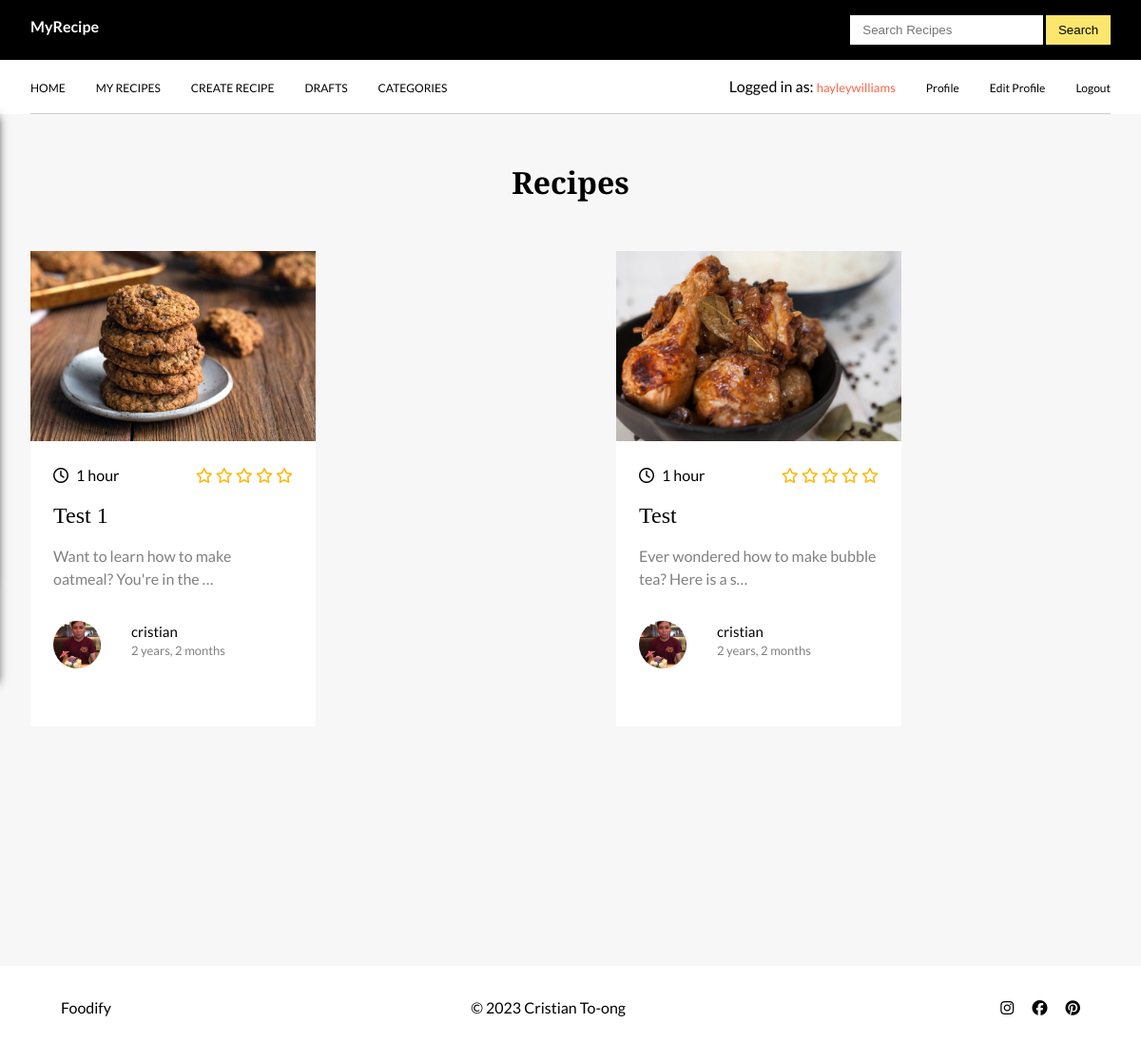
Screenshot of /blog/ (signed in) with the database file from the repository.
### blog/models.py (models this page shows, shortened)
class Post(models.Model):
    title = models.CharField(max_length=200, null=True, blank=True)
    slug = models.SlugField(max_length=200, unique=True, blank=True)
    photo = models.ImageField(default='noimage.jpg', upload_to='posts/', null=True, blank=True)
    cooking_time = models.CharField(max_length=50, blank=True)
    author = models.ForeignKey(Profile, on_delete=models.CASCADE, related_name='posts')
    description = models.CharField(max_length=500, null=True, blank=True)
    content = RichTextField(blank=True, null=True)
    category = models.ForeignKey(Category, on_delete=models.PROTECT)
    liked = models.ManyToManyField(Profile, blank=True, related_name='likes')
    status = models.CharField(max_length=10, choices=OPTIONS, default='draft')
    updated = models.DateTimeField(auto_now=True)
    created = models.DateTimeField(auto_now_add=True)
    featured = models.BooleanField()
    objects = models.Manager() #default manager
    newmanager = NewManager() #custom manager
    class Meta:
      ordering = ('-created',)
    def average_review(self):
      reviews = Review.objects.filter(recipe=self).aggregate(average=Avg('rate'))
      avg = 0
      if reviews['average'] is not None:
        avg = float(reviews['average'])
      return avg

### accounts/models.py (models this page shows, shortened)
class Profile(models.Model):
  first_name = models.CharField(max_length=200, blank=True)
  last_name = models.CharField(max_length=200, blank=True)
  avatar = models.ImageField(default='avatar.jpg', upload_to='avatars/')
  slug = models.SlugField(max_length=200, unique=True)
  user = models.OneToOneField(User, on_delete=models.CASCADE)
  website = models.URLField(max_length=50, blank=True)
  location = models.CharField(max_length=200, blank=True)
  bio = models.TextField(max_length=200, blank=True)
  email = models.EmailField(max_length=200, blank=True)
  facebook = models.CharField(max_length=200, blank=True)
  twitter = models.CharField(max_length=200, blank=True)
  instagram = models.CharField(max_length=200, blank=True)
  pinterest = models.CharField(max_length=200, blank=True)
  others = models.CharField(max_length=200, blank=True)
  updated = models.DateTimeField(auto_now=True)
  created = models.DateTimeField(auto_now_add=True)
  class Meta:
    ordering = ('-created',)

### blog/views.py (the view)
# urls.py: path('', main_view, name='main-view'),
@login_required(login_url="/")
def main_view(request):
  recipes = Post.objects.filter(status='published')
  context = {
    'recipes': recipes,
    }
  return render(request, 'blog/home.html', context)

### blog/context_processors.py (called while the page is built)
def category_list(request):
  category_list = Category.objects.all()
  return {'category_list': category_list}

### blog/models.py (called while the page is built)
  def get_url(self):
    return reverse('blog:category-view', args=[self.name] )

### blog/templates/blog/home.html (shortened to what this page needs)
{% extends 'base.html' %}
{% block content %}
  <section id="recipes-section">
    <div class="container">
      <section id="recipes">
        <h1>Recipes</h1>
        <div class="recipe-cards">
          {% for recipe in recipes %}
          <div class="recipe-card">
            <div class="recipe-img">
              <img src="{{ recipe.photo.url }}" alt="">
            </div>
            <div class="description">
              <div class="time">
                <div class="clock">
                  <i class="far fa-clock clock"></i>{{ recipe.cooking_time }}
                </div>
                {% if recipe.average_review %}
                <div class="rating-star">
                  <span>
                    <i class="fa fa-star{% if recipe.average_review < 0.5 %}-o{% elif recipe.average_review >= 0.5 and recipe.average_review < 1 %}-half-alt {% endif %}"></i>
                    <i class="fa fa-star{% if recipe.average_review < 1.5 %}-o{% elif recipe.average_review >= 1.5 and recipe.average_review < 2 %}-half-alt {% endif %}"></i>
                    <i class="fa fa-star{% if recipe.average_review < 2.5 %}-o{% elif recipe.average_review >= 2.5 and recipe.average_review < 3 %}-half-alt {% endif %}"></i>
                    <i class="fa fa-star{% if recipe.average_review < 3.5 %}-o{% elif recipe.average_review >= 3.5 and recipe.average_review < 4 %}-half-alt {% endif %}"></i>
                    <i class="fa fa-star{% if recipe.average_review < 4.5 %}-o{% elif recipe.average_review >= 4.5 and recipe.average_review < 5 %}-half-alt {% endif %}"></i>
                  </span>
                </div>
                {% else %}
                <div class="rating-star">
                  <span>
                    <i class="fa fa-star-o"></i>
                    <i class="fa fa-star-o"></i>
                    <i class="fa fa-star-o"></i>
                    <i class="fa fa-star-o"></i>
                    <i class="fa fa-star-o"></i>
                  </span>
                </div>
                {% endif %}
              </div>
              <a href="{% url 'blog:recipe-detail' recipe.slug %}"><h2>{{ recipe.title | title }}</h2></a>
            <p>{{recipe.description | truncatechars:50}}</p>
            <div class="user">
              <a href="{% url 'accounts:profile-detail-view' recipe.author.slug %}">
                <div class="user-img">
                  <img src="{{ recipe.author.avatar.url }}" alt="">
                </div>
              </a>
              <div class="user-info">
                <h3>{{ recipe.author.user }}</h3>
                <p class="date">{{ recipe.created|timesince }}</p>
              </div>
            </div>
            </div>
          </div>
          {% endfor %}
        </div>
      </section>
    </div>
  </section>
{% endblock content %}

### templates/includes/navbar.html (shortened to what this page needs)
{% load static %}
  <header>
    <div class="nav-full-width">
      <div class="container">
        <div id="nav1">
          <div class="logo">
            <a href="{% url 'blog:main-view' %}" style="color: #fff;">MyRecipe</a>
          </div>
          <div class="right search-nav">
            <form action="{% url 'blog:search-recipes' %}" method="POST">
              <input type="text" placeholder="Search Recipes" name="searched">
              <button type="submit" class="search-btn">Search</button>
            </form>
          </div>
        </div>
      </div>
    </div>
  <div class="nav-full-width-2">
    <div class="container">
      <div id="nav">
        <ul class="main-nav">
          {% if user.is_authenticated %}
            <li><a href="{% url 'blog:main-view' %}">Home</a></li>
            <li><a href="{% url 'blog:myrecipes-view' %}">My Recipes</a></li>
            <li><a href="{% url 'blog:create-recipe' %}">Create Recipe</a></li>
            <li><a href="{% url 'blog:draft-view' %}">Drafts</a></li>
            <li class="categories-btn1"><a href="#">Categories</a></li>
          {% else %}
            <li><a href="{% url 'accounts:login-view' %}">Home</a></li>
            <li><a class="categories-btn1" href="#">Categories</a></li>
          {% endif %}
        </ul>
        <ul class="socials">
          {% if user.is_authenticated %}
            <li>Logged in as: <a href="#" style="color: tomato; font-size: 13px;">{{ request.user.username }}</a></li>
            <li><a href="{% url 'accounts:profile-detail-view' request.user.profile.slug %}">Profile</a></li>
            <li><a href="{% url 'accounts:edit-profile' %}">Edit Profile</a></li>
            <li><a href="{% url 'accounts:logout-view' %}">Logout</a></li>
          {% endif %}
        </ul>
      </div>
    </div>
  </div>
</header>

### static_project/css/styles1.css (style rules this page uses)
* { margin: 0; padding: 0; box-sizing: border-box; }
html { background: #fff; }
body { font-family: 'Montserrat', sans-serif; font-family: 'Lato', sans-serif; line-height: 1.5; position: relative; background: #f7f7f7; background: #fff; }
.rating-star i { color:#ffb503!important; }
a { color: black; text-decoration: none; }
h1 { font-family: 'Playfair Display', serif; margin-bottom: 1rem; font-weight: 600; }
header { position: sticky; top: 0; z-index: 999; position: relative; }
.search-btn { cursor: pointer; }
.nav-full-width { background: black; }
.nav-full-width-2 { background: #fff; }
.container { max-width: 1400px; margin: 0 auto; padding: 0 2rem; }
#nav1 { display: flex; justify-content: space-between; padding: 1rem 0; color: white; font-weight: 600; }
#nav1 .right { display: flex; }
#nav1 .right input { padding: .5rem .8rem; border: none; outline: none; }
#nav1 .right button { padding: .5rem .8rem; border: none; background: #FCE66E; }
#nav { display: flex; justify-content: space-between; padding: 1rem 0; border-bottom: 1px solid #ccc; background: #fff; }
#nav .main-nav { display: flex; }
#nav .main-nav li { list-style: none; margin-right: 2rem; }
#nav .main-nav li a { text-decoration: none; text-transform: uppercase; font-size: 12px; }
#nav .socials { display: flex; }
#nav .socials li { list-style: none; margin-left: 2rem; }
#nav .socials li a { text-decoration: none; font-size: 12px; }
#recipes-section { background: #f7f7f7; padding: 3rem 0; }
#recipes { min-height: 100vh; }
#recipes h1 { text-align: center; margin-bottom: 3rem; font-size: 2rem; }
#recipes .recipe-cards { display: grid; align-items: center; grid-template-columns: repeat(auto-fit, minmax(260px, 1fr)); grid-gap: 6rem; }
#recipes .recipe-cards .recipe-card { width: 300px; padding-bottom: 1rem; margin-right: 1rem; background: #fff; position: relative; max-height: 500px; min-height: 500px; }
#recipes .recipe-cards .recipe-card .recipe-img { width: 100%; height: 200px; }
#recipes .recipe-cards .recipe-card .recipe-img img { width: 100%; height: 100%; object-fit: cover; }
#recipes .recipe-cards .recipe-card .description { padding: 1.5rem; }
#recipes .recipe-cards .recipe-card .description .time { display: flex; justify-content: space-between; margin-bottom: 1rem; }
#recipes .recipe-cards .recipe-card .description .time .clock i.clock { margin-right: 0.5rem; }
#recipes .recipe-cards .recipe-card h2 { font-family: 'Playfair Display', serif; margin-bottom: 1rem; font-weight: 500; line-height: 1.2; }
#recipes .recipe-cards .recipe-card p { margin-bottom: 2rem; color: gray; }
#recipes .recipe-cards .recipe-card .user { display: flex; }
#recipes .recipe-cards .recipe-card .user-img { width: 50px; height: 50px; margin-right: 2rem; }
#recipes .recipe-cards .recipe-card .user-img img { width: 100%; height: 100%; border-radius: 50%; object-fit: cover; }
#recipes .recipe-cards .recipe-card .user-info h3 { font-weight: 500; font-size: 15px; }
#recipes .recipe-cards .recipe-card .user-info p { font-size: 13px; color: gray; }

### rows the page displays
Post: photo (picture), cooking_time "1 hour", title "Test 1", description "Want to learn how to make oatmeal? You're in the …", author.avatar (picture), author.user "cristian", created "2 years, 2 months"
Post: photo (picture), cooking_time "1 hour", title "Test", description "Ever wondered how to make bubble tea? Here is a s…", author.avatar (picture), author.user "cristian", created "2 years, 2 months"

### other values shown
{{ request.user.username }} "hayleywilliams"
